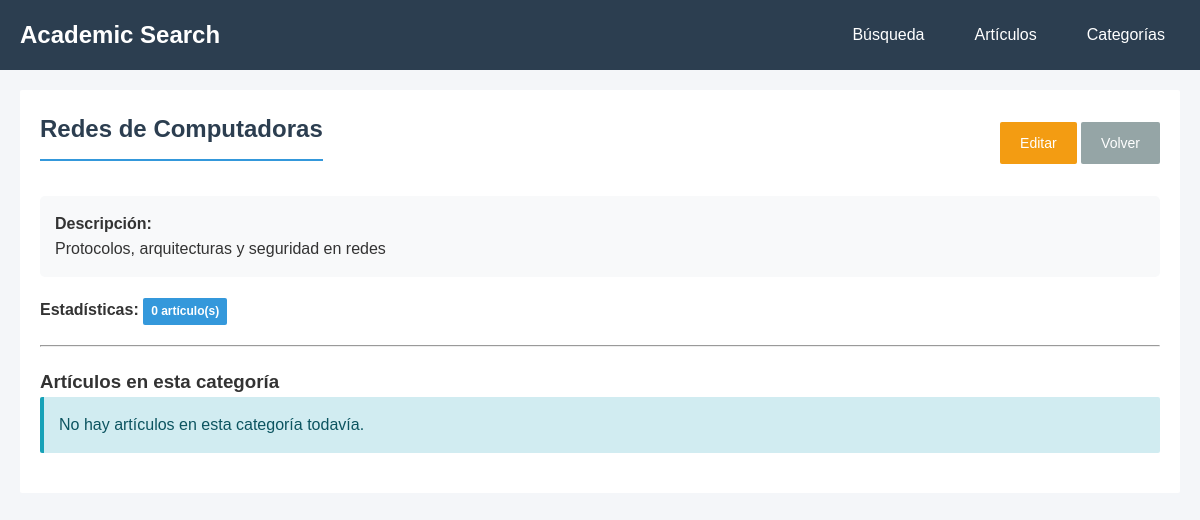
Screenshot of /categories.php?action=view&id=2 with the database file from the repository.
### tables this page shows
CREATE TABLE IF NOT EXISTS categories (
    id INT AUTO_INCREMENT PRIMARY KEY,
    name VARCHAR(100) NOT NULL UNIQUE,
    description TEXT,
    created_at TIMESTAMP DEFAULT CURRENT_TIMESTAMP
);

### categories.php (called while the page is built)
<?php
require_once 'controllers/CategoryController.php';
?>

### models/Category.php (called while the page is built, shortened)
<?php
class Category {
    private $conn;
    public function __construct($db) {
        $this->conn = $db;
    }
    public function getById($id) {
        $query = "SELECT * FROM categories WHERE id = :id";
        $stmt = $this->conn->prepare($query);
        $stmt->bindParam(':id', $id);
        $stmt->execute();
        return $stmt->fetch(PDO::FETCH_ASSOC);
    }
}
?>

### views/categories/view.php (the view, shortened to what this page needs)
<!DOCTYPE html>
<html lang="es">
<head>
    <link rel="stylesheet" href="public/css/style.css">
</head>
<body>
    <nav>
        <div class="container">
            <h1>Academic Search</h1>
            <ul>
                <li><a href="index.php">Búsqueda</a></li>
                <li><a href="articles.php">Artículos</a></li>
                <li><a href="categories.php">Categorías</a></li>
            </ul>
        </div>
    </nav>
    <div class="container">
        <div class="card">
            <div style="display: flex; justify-content: space-between; align-items: center; margin-bottom: 20px;">
                <h2><?= htmlspecialchars($category['name']) ?></h2>
                <div>
                    <a href="categories.php?action=edit&id=<?= $category['id'] ?>" class="btn btn-warning">Editar</a>
                    <a href="categories.php" class="btn btn-secondary">Volver</a>
                </div>
            </div>
            <div style="background: #f8f9fa; padding: 15px; border-radius: 5px; margin-bottom: 20px;">
                <p><strong>Descripción:</strong></p>
                <p><?= $category['description'] ? htmlspecialchars($category['description']) : 'Sin descripción' ?></p>
            </div>
            <p><strong>Estadísticas:</strong>
                <span class="badge badge-info">
                    <?php
                    $query = "SELECT * FROM articles WHERE category_id = :id";
                    $stmt = $db->prepare($query);
                    $stmt->bindParam(':id', $category['id']);
                    $stmt->execute();
                    $articles = $stmt->fetchAll(PDO::FETCH_ASSOC);
                    echo count($articles) . ' artículo(s)';
                    ?>
                </span>
            </p>
            <hr style="margin: 20px 0;">
            <h3>Artículos en esta categoría</h3>
            <?php if (empty($articles)): ?>
                <div class="alert alert-info">
                    No hay artículos en esta categoría todavía.
                </div>
            <?php endif; ?>
        </div>
    </div>
</body>
</html>

### public/css/style.css (style rules this page uses)
* { margin: 0; padding: 0; box-sizing: border-box; }
body { font-family: Arial, sans-serif; background-color: #f4f6f9; color: #333; line-height: 1.6; }
nav { background: #2c3e50;; color: white; padding: 1rem 0; }
nav .container { max-width: 1200px; margin: 0 auto; padding: 0 20px; display: flex; justify-content: space-between; align-items: center; }
nav h1 { font-size: 1.5rem; }
nav ul { list-style: none; display: flex; gap: 20px; }
nav a { color: white; text-decoration: none; padding: 8px 15px; border-radius: 2px; transition: background 0.3s; }
.container { max-width: 1200px; margin: 20px auto; padding: 0 20px; }
.card { background: white; border-radius: 2px; padding: 20px; margin-bottom: 20px; }
.card h2 { color: #2c3e50; margin-bottom: 15px; padding-bottom: 10px; border-bottom: 2px solid #3498db; }
button, .btn { padding: 10px 20px; border: none; border-radius: 2px; cursor: pointer; text-decoration: none; display: inline-block; font-size: 14px; transition: all 0.3s; }
.btn-warning { background: #f39c12; color: white; }
.btn-secondary { background: #95a5a6; color: white; }
.alert { padding: 15px; border-radius: 2px; margin-bottom: 20px; }
.alert-info { background: #d1ecf1; color: #0c5460; border-left: 4px solid #17a2b8; }
.badge { display: inline-block; padding: 4px 8px; border-radius: 2px; font-size: 12px; font-weight: 600; }
.badge-info { background: #3498db; color: white; }

### rows the page displays
categories: name "Redes de Computadoras", description "Protocolos, arquitecturas y seguridad en redes"

### other values shown
count($articles) "0"
